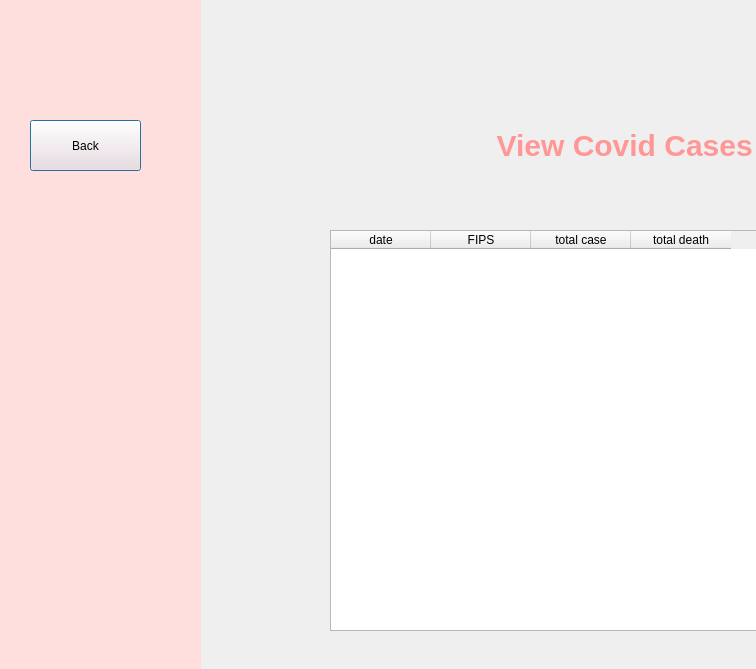
<?xml version="1.0" encoding="UTF-8"?>
<ui version="4.0">
 <class>Dialog</class>
 <widget class="QDialog" name="Dialog">
  <property name="geometry">
   <rect>
    <x>0</x>
    <y>0</y>
    <width>756</width>
    <height>669</height>
   </rect>
  </property>
  <property name="windowTitle">
   <string>Dialog</string>
  </property>
  <widget class="QLabel" name="label">
   <property name="geometry">
    <rect>
     <x>470</x>
     <y>100</y>
     <width>391</width>
     <height>91</height>
    </rect>
   </property>
   <property name="styleSheet">
    <string notr="true">font-size: 30px;
font: bold;
color: rgb(255, 222, 222);
color: rgb(255, 151, 151);</string>
   </property>
   <property name="text">
    <string>View Covid Cases Data </string>
   </property>
   <property name="alignment">
    <set>Qt::AlignCenter</set>
   </property>
  </widget>
  <widget class="QTableWidget" name="tableWidget">
   <property name="geometry">
    <rect>
     <x>330</x>
     <y>230</y>
     <width>671</width>
     <height>401</height>
    </rect>
   </property>
   <property name="columnCount">
    <number>4</number>
   </property>
   <column>
    <property name="text">
     <string>date</string>
    </property>
   </column>
   <column>
    <property name="text">
     <string>FIPS</string>
    </property>
   </column>
   <column>
    <property name="text">
     <string>total case</string>
    </property>
   </column>
   <column>
    <property name="text">
     <string>total death</string>
    </property>
   </column>
  </widget>
  <widget class="QWidget" name="widget" native="true">
   <property name="geometry">
    <rect>
     <x>0</x>
     <y>0</y>
     <width>201</width>
     <height>851</height>
    </rect>
   </property>
   <property name="styleSheet">
    <string notr="true">
background-color: rgb(255, 222, 222);</string>
   </property>
   <widget class="QPushButton" name="backbutton5">
    <property name="geometry">
     <rect>
      <x>30</x>
      <y>120</y>
      <width>111</width>
      <height>51</height>
     </rect>
    </property>
    <property name="text">
     <string>Back</string>
    </property>
   </widget>
  </widget>
 </widget>
 <resources/>
 <connections/>
</ui>
